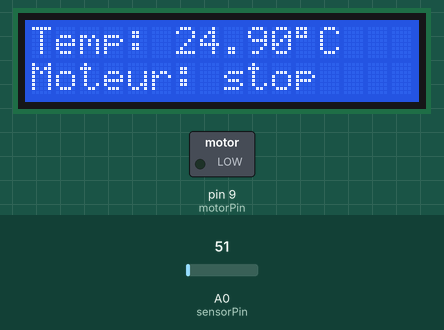
Bench run of a sketch on a simulated Arduino Uno, built with avr-gcc and run on an emulated ATmega328P. On the bench: 16×2 character LCD, switched loads named in the sketch (green lamp = pin HIGH). Inputs (shaded band) come from the test bench; at power-on: A0 (sensorPin) = 51.

Above: at 1.2 s.
1.3 s: A0 (sensorPin) set to 56
At 2.4 s:
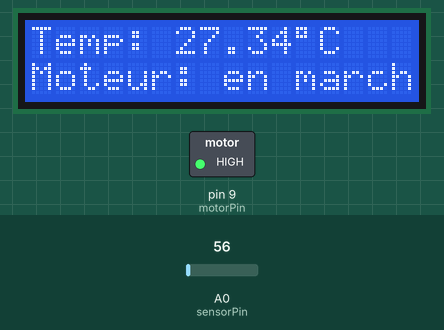
3.2 s: A0 (sensorPin) set to 61
At 5.1 s:
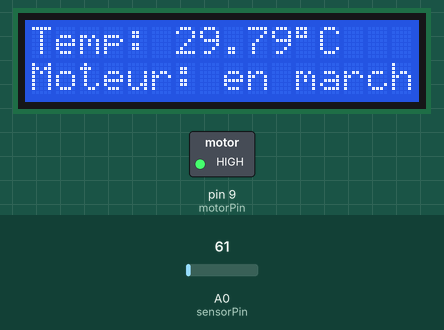
5.4 s: A0 (sensorPin) set to 71
At 7.2 s:
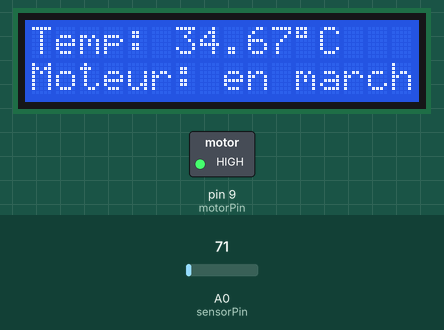
Timing chart, 0 to 8.7 s (numbered marks = the images above; inputs shaded):
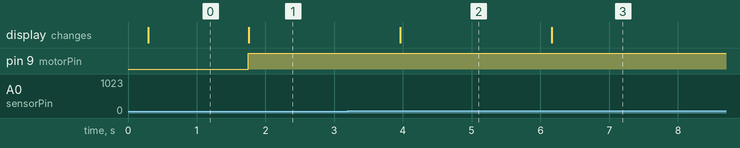

Measured:
- the behaviour switches between 52 and 53 on A0 (sensorPin) (found by bisection; images 0 and 1)
- after the input at 1.3 s, pin 9 (motorPin): LOW → HIGH after 0.45 s; the display: changes after 0.46 s (image 1)
- after the input at 3.2 s, the display: changes after 0.76 s (image 2)
- after the input at 5.4 s, the display: changes after 0.77 s (image 3)

The sketch:

CommandeDuMoteur.ino
```cpp
/*
Auteur :       Erik Bartmann
Nom :          La commande du moteur
Version :      1.0
Attention :    L'écran LCD, qui est contrôlé par le bus I2C, requiert sous Arduino 1.0 une bibliothèque que j'ai modifiée,
               car elle n'était pas encore disponible par le fabricant lors de l'écriture de ce sketch. Cette bibliothèque
			   (l'ensemble du répertoire LiquidCrystal_I2C) doit être copiée dans le répertoire Arduino\libraries de votre
			   disque dur.
Références :   http://www.arduino.cc/en/Reference/Wire
               http://www.arduino.cc/en/Reference/LiquidCrystal
               http://arduino.cc/en/Reference/PinMode
               http://arduino.cc/en/Reference/Constants
               http://arduino.cc/en/Reference/For
               http://arduino.cc/en/Reference/Delay
               http://arduino.cc/en/Reference/If
               http://arduino.cc/en/Reference/Else
*/
#include <Wire.h>
#include <LiquidCrystal_I2C.h>
#define sensorPin 0                  // Connexion à la sortie du LM35
#define DELAY1 10                    // Bref temps d'attente lors de la mesure
#define DELAY2 500                   // Bref temps d'attente lors de l'affichage
#define motorPin 9                   // Broche commande du ventilateur
#define threshold 25                 // Température de commutation du ventilateur (25 degrés Celsius)
#define hysteresis 0.5               // Valeur d'hystérésis (0.5 degré Celsius)
const int cycles = 20;               // Nombre de mesures
LiquidCrystal_I2C lcd(0x27, 16, 2);  // Adresse I2C : 0x27 pour 16 caractères/2 lignes

void setup(){
  pinMode(motorPin, OUTPUT);
  lcd.init();      // Initialisation du LCD
  lcd.backlight(); // Activation du rétroéclairage
}

void loop(){
  float resultTemp = 0.0;
  for(int i = 0; i < cycles; i++){
    int analogValue = analogRead(sensorPin);
    float temperature = (5.0 * 100.0 * analogValue) / 1024;
    resultTemp += temperature; // Addition des valeurs mesurées
    delay(DELAY1);
  }
  resultTemp /= cycles;         // Calcul de la somme
  lcd.clear();                  // Méthode clear pour effacer le contenu du LCD
  lcd.print("Temp: ");          // Méthode print pour écrire sur le LCD
  lcd.print(resultTemp);
  #if ARDUINO < 100
    lcd.print(0xD0 + 15, BYTE); // Caractère degré (Arduino 0022)
  #else
    lcd.write(0xD0 + 15);       // Caractère degré (Arduino 1.00)
  #endif
  lcd.print("C");
  lcd.setCursor(0, 1);          // Méthode setCursor pour positionner le curseur du LCD
  lcd.print("Moteur: ");
  if(resultTemp > (threshold + hysteresis))
    digitalWrite(motorPin, HIGH);
  else if(resultTemp < (threshold - hysteresis))
    digitalWrite(motorPin, LOW);
  lcd.print(digitalRead(motorPin) == HIGH?"en marche":"stop");
  delay(DELAY2);
}
```
